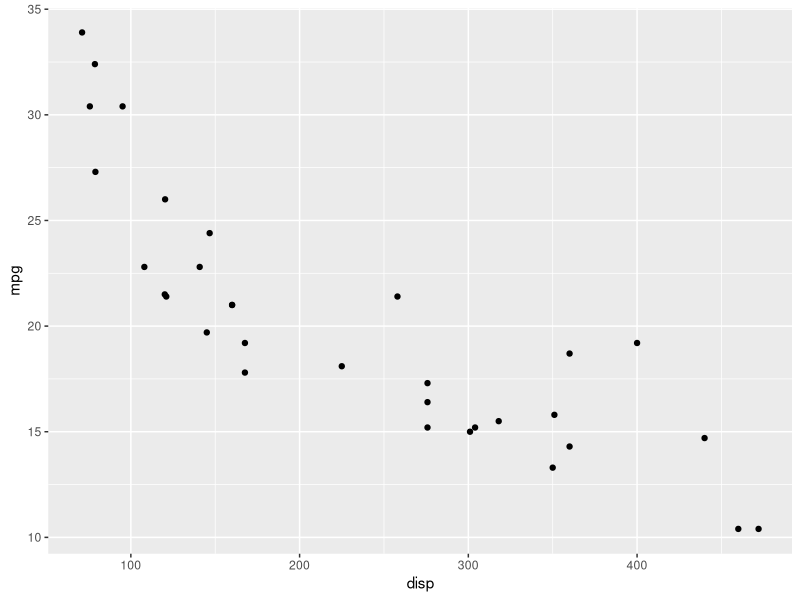
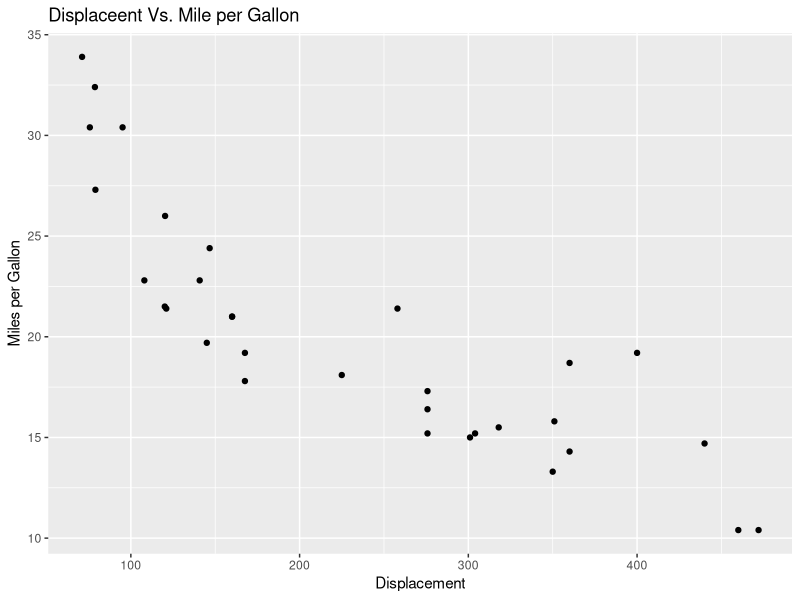
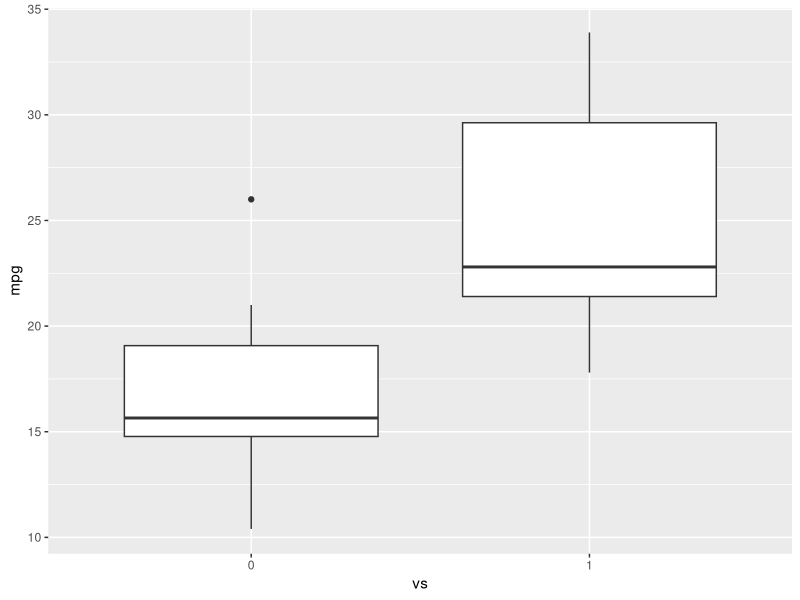
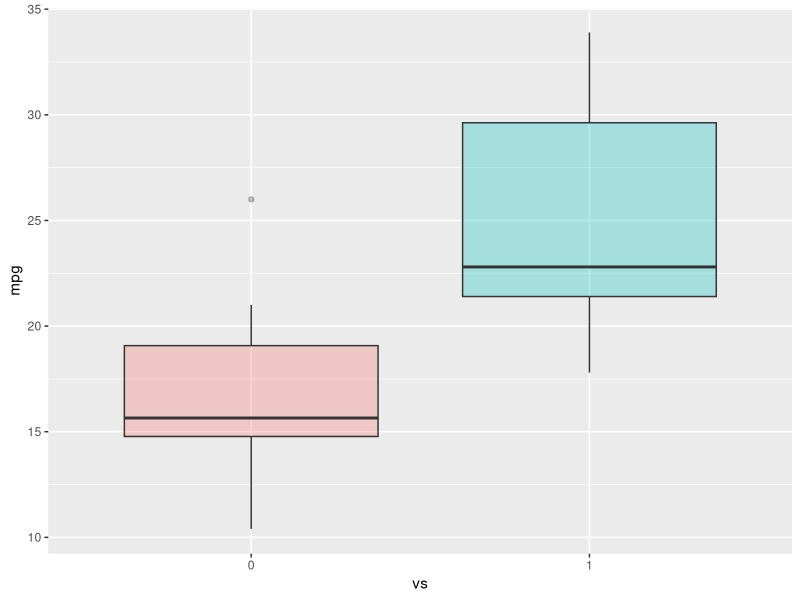
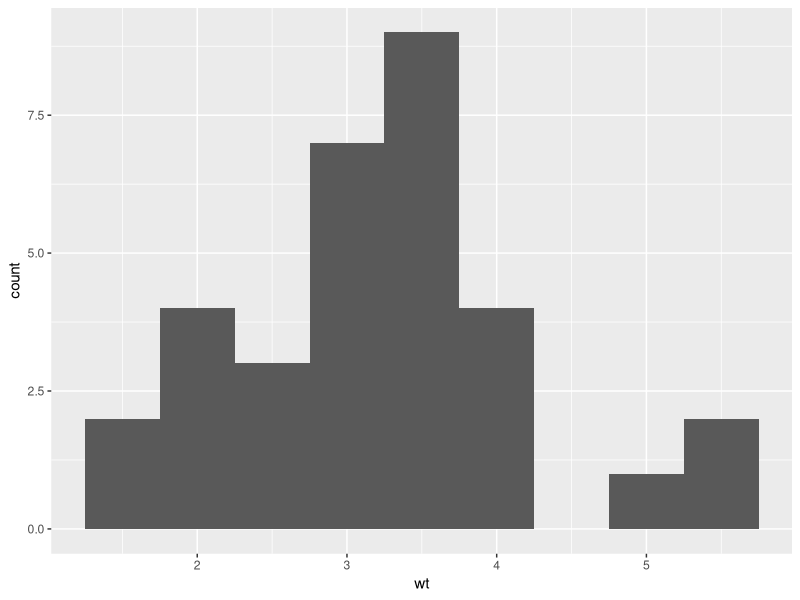

These figures' R source, in order:
# add library
library(datasets)

# load dataset
data(mtcars)

# view 5 header rows
head(mtcars, 5)

# add ggplot
library(ggplot2)

# visualize (scatter plot)
ggplot(aes(x=disp, y=mpg), data=mtcars)+geom_point()

# add axes label and title
ggplot(aes(x=disp, y=mpg), data=mtcars)+geom_point()+
  ggtitle("Displaceent Vs. Mile per Gallon")+
  labs(x="Displacement", y="Miles per Gallon")

# make vs a factor
mtcars$vs <- as.factor(mtcars$vs)

# visualize (box plot)
ggplot(aes(x=vs, y=mpg), data=mtcars)+geom_boxplot()

# adding colors
ggplot(aes(x=vs, y=mpg, fill=vs), data=mtcars)+
  geom_boxplot(alpha=0.3)+
  theme(legend.position="none")

# histogram of weight
ggplot(aes(x=wt), data=mtcars)+geom_histogram(binwidth=0.5)

